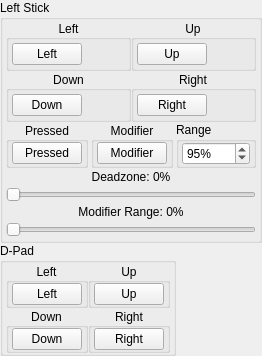
         <widget class="QWidget" name="bottomLeft" native="true">
          <layout class="QVBoxLayout" name="bottomLeftLayout" stretch="0,0,0">
           <property name="spacing">
            <number>0</number>
           </property>
           <property name="sizeConstraint">
            <enum>QLayout::SizeConstraint::SetDefaultConstraint</enum>
           </property>
           <property name="leftMargin">
            <number>0</number>
           </property>
           <property name="topMargin">
            <number>0</number>
           </property>
           <property name="rightMargin">
            <number>0</number>
           </property>
           <property name="bottomMargin">
            <number>0</number>
           </property>
           <item>
            <widget class="QGroupBox" name="LStick">
             <property name="sizePolicy">
              <sizepolicy hsizetype="Fixed" vsizetype="Fixed">
               <horstretch>0</horstretch>
               <verstretch>0</verstretch>
              </sizepolicy>
             </property>
             <property name="title">
              <string>Left Stick</string>
             </property>
             <property name="alignment">
              <set>Qt::AlignmentFlag::AlignLeading|Qt::AlignmentFlag::AlignLeft|Qt::AlignmentFlag::AlignTop</set>
             </property>
             <layout class="QVBoxLayout" name="verticalLayout_3">
              <property name="spacing">
               <number>0</number>
              </property>
              <property name="sizeConstraint">
               <enum>QLayout::SizeConstraint::SetDefaultConstraint</enum>
              </property>
              <property name="leftMargin">
               <number>3</number>
              </property>
              <property name="topMargin">
               <number>0</number>
              </property>
              <property name="rightMargin">
               <number>3</number>
              </property>
              <property name="bottomMargin">
               <number>0</number>
              </property>
              <item>
               <widget class="QWidget" name="LStickDirectionsWidget" native="true">
                <layout class="QGridLayout" name="gridLayout">
                 <property name="leftMargin">
                  <number>0</number>
                 </property>
                 <property name="topMargin">
                  <number>0</number>
                 </property>
                 <property name="rightMargin">
                  <number>0</number>
                 </property>
                 <property name="bottomMargin">
                  <number>0</number>
                 </property>
                 <property name="spacing">
                  <number>0</number>
                 </property>
                 <item row="1" column="0">
                  <widget class="QGroupBox" name="buttonLStickDownGroup">
                   <property name="title">
                    <string>Down</string>
                   </property>
                   <property name="alignment">
                    <set>Qt::AlignmentFlag::AlignCenter</set>
                   </property>
                   <layout class="QVBoxLayout" name="buttonLStickDownVerticalLayout">
                    <property name="spacing">
                     <number>0</number>
                    </property>
                    <property name="leftMargin">
                     <number>3</number>
                    </property>
                    <property name="topMargin">
                     <number>3</number>
                    </property>
                    <property name="rightMargin">
                     <number>3</number>
                    </property>
                    <property name="bottomMargin">
                     <number>3</number>
                    </property>
                    <item>
                     <widget class="QPushButton" name="buttonLStickDown">
                      <property name="minimumSize">
                       <size>
                        <width>70</width>
                        <height>0</height>
                       </size>
                      </property>
                      <property name="maximumSize">
                       <size>
                        <width>68</width>
                        <height>16777215</height>
                       </size>
                      </property>
                      <property name="styleSheet">
                       <string notr="true">min-width: 68px;</string>
                      </property>
                      <property name="text">
                       <string>Down</string>
                      </property>
                     </widget>
                    </item>
                   </layout>
                  </widget>
                 </item>
                 <item row="1" column="1">
                  <widget class="QGroupBox" name="buttonLStickRightGroup">
                   <property name="title">
                    <string>Right</string>
                   </property>
                   <property name="alignment">
                    <set>Qt::AlignmentFlag::AlignCenter</set>
                   </property>
                   <layout class="QVBoxLayout" name="buttonLStickRightVerticalLayout">
                    <property name="spacing">
                     <number>0</number>
                    </property>
                    <property name="leftMargin">
                     <number>3</number>
                    </property>
                    <property name="topMargin">
                     <number>3</number>
                    </property>
                    <property name="rightMargin">
                     <number>3</number>
                    </property>
                    <property name="bottomMargin">
                     <number>3</number>
                    </property>
                    <item>
                     <widget class="QPushButton" name="buttonLStickRight">
                      <property name="minimumSize">
                       <size>
                        <width>70</width>
                        <height>0</height>
                       </size>
                      </property>
                      <property name="maximumSize">
                       <size>
                        <width>68</width>
                        <height>16777215</height>
                       </size>
                      </property>
                      <property name="styleSheet">
                       <string notr="true">min-width: 68px;</string>
                      </property>
                      <property name="text">
                       <string>Right</string>
                      </property>
                     </widget>
                    </item>
                   </layout>
                  </widget>
                 </item>
                 <item row="0" column="0">
                  <widget class="QGroupBox" name="buttonLStickLeftGroup">
                   <property name="title">
                    <string>Left</string>
                   </property>
                   <property name="alignment">
                    <set>Qt::AlignmentFlag::AlignCenter</set>
                   </property>
                   <layout class="QVBoxLayout" name="buttonLStickLeftVerticalLayout">
                    <property name="spacing">
                     <number>0</number>
                    </property>
                    <property name="leftMargin">
                     <number>3</number>
                    </property>
                    <property name="topMargin">
                     <number>3</number>
                    </property>
                    <property name="rightMargin">
                     <number>3</number>
                    </property>
                    <property name="bottomMargin">
                     <number>3</number>
                    </property>
                    <item>
                     <widget class="QPushButton" name="buttonLStickLeft">
                      <property name="minimumSize">
                       <size>
                        <width>70</width>
                        <height>0</height>
                       </size>
                      </property>
                      <property name="maximumSize">
                       <size>
                        <width>68</width>
                        <height>16777215</height>
                       </size>
                      </property>
                      <property name="styleSheet">
                       <string notr="true">min-width: 68px;</string>
                      </property>
                      <property name="text">
                       <string>Left</string>
                      </property>
                     </widget>
                    </item>
                   </layout>
                  </widget>
                 </item>
                 <item row="0" column="1">
                  <widget class="QGroupBox" name="buttonLStickUpGroup">
                   <property name="title">
                    <string>Up</string>
                   </property>
                   <property name="alignment">
                    <set>Qt::AlignmentFlag::AlignCenter</set>
                   </property>
                   <property name="flat">
                    <bool>false</bool>
                   </property>
                   <layout class="QVBoxLayout" name="buttonLStickUpVerticalLayout">
                    <property name="spacing">
                     <number>0</number>
                    </property>
                    <property name="leftMargin">
                     <number>3</number>
                    </property>
                    <property name="topMargin">
                     <number>3</number>
                    </property>
                    <property name="rightMargin">
                     <number>3</number>
                    </property>
                    <property name="bottomMargin">
                     <number>3</number>
                    </property>
                    <item>
                     <widget class="QPushButton" name="buttonLStickUp">
                      <property name="minimumSize">
                       <size>
                        <width>70</width>
                        <height>0</height>
                       </size>
                      </property>
                      <property name="maximumSize">
                       <size>
                        <width>68</width>
                        <height>16777215</height>
                       </size>
                      </property>
                      <property name="styleSheet">
                       <string notr="true">min-width: 68px;</string>
                      </property>
                      <property name="text">
                       <string>Up</string>
                      </property>
                     </widget>
                    </item>
                   </layout>
                  </widget>
                 </item>
                </layout>
               </widget>
              </item>
              <item>
               <layout class="QHBoxLayout" name="buttonLStickPressedModifierHorizontalLayout">
                <property name="spacing">
                 <number>3</number>
                </property>
                <item alignment="Qt::AlignmentFlag::AlignHCenter">
                 <widget class="QGroupBox" name="buttonLStickPressedGroup">
                  <property name="title">
                   <string>Pressed</string>
                  </property>
                  <property name="alignment">
                   <set>Qt::AlignmentFlag::AlignCenter</set>
                  </property>
                  <layout class="QVBoxLayout" name="buttonLStickPressedVerticalLayout" stretch="0">
                   <property name="spacing">
                    <number>0</number>
                   </property>
                   <property name="leftMargin">
                    <number>3</number>
                   </property>
                   <property name="topMargin">
                    <number>0</number>
                   </property>
                   <property name="rightMargin">
                    <number>3</number>
                   </property>
                   <property name="bottomMargin">
                    <number>0</number>
                   </property>
                   <item>
                    <widget class="QPushButton" name="buttonLStick">
                     <property name="minimumSize">
                      <size>
                       <width>70</width>
                       <height>0</height>
                      </size>
                     </property>
                     <property name="maximumSize">
                      <size>
                       <width>68</width>
                       <height>16777215</height>
                      </size>
                     </property>
                     <property name="styleSheet">
                      <string notr="true">min-width: 68px;</string>
                     </property>
                     <property name="text">
                      <string>Pressed</string>
                     </property>
                    </widget>
                   </item>
                  </layout>
                 </widget>
                </item>
                <item alignment="Qt::AlignmentFlag::AlignHCenter">
                 <widget class="QGroupBox" name="buttonLStickModGroup">
                  <property name="title">
                   <string>Modifier</string>
                  </property>
                  <property name="alignment">
                   <set>Qt::AlignmentFlag::AlignCenter</set>
                  </property>
                  <layout class="QVBoxLayout" name="buttonLStickModVerticalLayout">
                   <property name="spacing">
                    <number>0</number>
                   </property>
                   <property name="leftMargin">
                    <number>3</number>
                   </property>
                   <property name="topMargin">
                    <number>0</number>
                   </property>
                   <property name="rightMargin">
                    <number>3</number>
                   </property>
                   <property name="bottomMargin">
                    <number>0</number>
                   </property>
                   <item>
                    <widget class="QPushButton" name="buttonLStickMod">
                     <property name="minimumSize">
                      <size>
                       <width>70</width>
                       <height>0</height>
                      </size>
                     </property>
                     <property name="maximumSize">
                      <size>
                       <width>68</width>
                       <height>16777215</height>
                      </size>
                     </property>
                     <property name="styleSheet">
                      <string notr="true">min-width: 68px;</string>
                     </property>
                     <property name="text">
                      <string>Modifier</string>
                     </property>
                    </widget>
                   </item>
                  </layout>
                 </widget>
                </item>
                <item>
                 <widget class="QGroupBox" name="buttonLStickRangeGroup">
                  <property name="title">
                   <string>Range</string>
                  </property>
                  <layout class="QHBoxLayout" name="buttonLStickRangeGroupHorizontalLayout">
                   <property name="spacing">
                    <number>0</number>
                   </property>
                   <property name="leftMargin">
                    <number>3</number>
                   </property>
                   <property name="topMargin">
                    <number>0</number>
                   </property>
                   <property name="rightMargin">
                    <number>3</number>
                   </property>
                   <property name="bottomMargin">
                    <number>0</number>
                   </property>
                   <item>
                    <widget class="QSpinBox" name="spinboxLStickRange">
                     <property name="toolTip">
                      <string>Range of the left stick. Lower values reduce how far the stick reports.</string>
                     </property>
                     <property name="minimumSize">
                      <size>
                       <width>68</width>
                       <height>21</height>
                      </size>
                     </property>
                     <property name="maximumSize">
                      <size>
                       <width>68</width>
                       <height>16777215</height>
                      </size>
                     </property>
                     <property name="suffix">
                      <string>%</string>
                     </property>
                     <property name="minimum">
                      <number>25</number>
                     </property>
                     <property name="maximum">
                      <number>150</number>
                     </property>
                     <property name="value">
                      <number>95</number>
                     </property>
                    </widget>
                   </item>
                  </layout>
                 </widget>
                </item>
               </layout>
              </item>
              <item>
               <layout class="QVBoxLayout" name="sliderLStickDeadzoneModifierRangeVerticalLayout">
                <property name="spacing">
                 <number>3</number>
                </property>
                <property name="sizeConstraint">
                 <enum>QLayout::SizeConstraint::SetDefaultConstraint</enum>
                </property>
                <property name="leftMargin">
                 <number>0</number>
                </property>
                <property name="topMargin">
                 <number>2</number>
                </property>
                <property name="rightMargin">
                 <number>0</number>
                </property>
                <property name="bottomMargin">
                 <number>3</number>
                </property>
                <item>
                 <layout class="QHBoxLayout" name="sliderLStickDeadzoneHorizontalLayout">
                  <item>
                   <widget class="QLabel" name="labelLStickDeadzone">
                    <property name="text">
                     <string>Deadzone: 0%</string>
                    </property>
                    <property name="alignment">
                     <set>Qt::AlignmentFlag::AlignHCenter</set>
                    </property>
                   </widget>
                  </item>
                 </layout>
                </item>
                <item>
                 <widget class="QSlider" name="sliderLStickDeadzone">
                  <property name="toolTip">
                   <string>Deadzone of the left stick. Movements smaller than this value are ignored.</string>
                  </property>
                  <property name="maximum">
                   <number>100</number>
                  </property>
                  <property name="orientation">
                   <enum>Qt::Orientation::Horizontal</enum>
                  </property>
                 </widget>
                </item>
                <item>
                 <layout class="QHBoxLayout" name="sliderLStickModifierRangeHorizontalLayout">
                  <item>
                   <widget class="QLabel" name="labelLStickModifierRange">
                    <property name="text">
                     <string>Modifier Range: 0%</string>
                    </property>
                    <property name="alignment">
                     <set>Qt::AlignmentFlag::AlignHCenter</set>
                    </property>
                   </widget>
                  </item>
                 </layout>
                </item>
                <item>
                 <widget class="QSlider" name="sliderLStickModifierRange">
                  <property name="toolTip">
                   <string>Range of the left stick while the modifier button is held.</string>
                  </property>
                  <property name="maximum">
                   <number>100</number>
                  </property>
                  <property name="orientation">
                   <enum>Qt::Orientation::Horizontal</enum>
                  </property>
                 </widget>
                </item>
               </layout>
              </item>
             </layout>
            </widget>
           </item>
           <item>
            <widget class="QGroupBox" name="Dpad">
             <property name="sizePolicy">
              <sizepolicy hsizetype="Fixed" vsizetype="Fixed">
               <horstretch>0</horstretch>
               <verstretch>0</verstretch>
              </sizepolicy>
             </property>
             <property name="title">
              <string>D-Pad</string>
             </property>
             <property name="flat">
              <bool>false</bool>
             </property>
             <property name="checkable">
              <bool>false</bool>
             </property>
             <layout class="QVBoxLayout" name="verticalLayout_5">
              <property name="spacing">
               <number>0</number>
              </property>
              <property name="leftMargin">
               <number>3</number>
              </property>
              <property name="topMargin">
               <number>0</number>
              </property>
              <property name="rightMargin">
               <number>3</number>
              </property>
              <property name="bottomMargin">
               <number>0</number>
              </property>
              <item>
               <widget class="QWidget" name="dpadDirectionsWidget" native="true">
                <layout class="QGridLayout" name="gridLayout_2">
                 <property name="leftMargin">
                  <number>0</number>
                 </property>
                 <property name="topMargin">
                  <number>0</number>
                 </property>
                 <property name="rightMargin">
                  <number>0</number>
                 </property>
                 <property name="bottomMargin">
                  <number>0</number>
                 </property>
                 <property name="spacing">
                  <number>0</number>
                 </property>
                 <item row="1" column="0">
                  <widget class="QGroupBox" name="buttonDpadDownGroup">
                   <property name="title">
                    <string>Down</string>
                   </property>
                   <property name="alignment">
                    <set>Qt::AlignmentFlag::AlignCenter</set>
                   </property>
                   <layout class="QVBoxLayout" name="buttonDpadDownVerticalLayout">
                    <property name="spacing">
                     <number>0</number>
                    </property>
                    <property name="leftMargin">
                     <number>3</number>
                    </property>
                    <property name="topMargin">
                     <number>0</number>
                    </property>
                    <property name="rightMargin">
                     <number>3</number>
                    </property>
                    <property name="bottomMargin">
                     <number>0</number>
                    </property>
                    <item>
                     <widget class="QPushButton" name="buttonDpadDown">
                      <property name="minimumSize">
                       <size>
                        <width>70</width>
                        <height>0</height>
                       </size>
                      </property>
                      <property name="maximumSize">
                       <size>
                        <width>68</width>
                        <height>16777215</height>
                       </size>
                      </property>
                      <property name="styleSheet">
                       <string notr="true">min-width: 68px;</string>
                      </property>
                      <property name="text">
                       <string>Down</string>
                      </property>
                     </widget>
                    </item>
                   </layout>
                  </widget>
                 </item>
                 <item row="0" column="0">
                  <widget class="QGroupBox" name="buttonDpadLeftGroup">
                   <property name="title">
                    <string>Left</string>
                   </property>
                   <property name="alignment">
                    <set>Qt::AlignmentFlag::AlignCenter</set>
                   </property>
                   <layout class="QVBoxLayout" name="buttonDpadLeftVerticalLayout">
                    <property name="spacing">
                     <number>0</number>
                    </property>
                    <property name="leftMargin">
                     <number>3</number>
                    </property>
                    <property name="topMargin">
                     <number>0</number>
                    </property>
                    <property name="rightMargin">
                     <number>3</number>
                    </property>
                    <property name="bottomMargin">
                     <number>0</number>
                    </property>
                    <item>
                     <widget class="QPushButton" name="buttonDpadLeft">
                      <property name="minimumSize">
                       <size>
                        <width>70</width>
                        <height>0</height>
                       </size>
                      </property>
                      <property name="maximumSize">
                       <size>
                        <width>68</width>
                        <height>16777215</height>
                       </size>
                      </property>
                      <property name="styleSheet">
                       <string notr="true">min-width: 68px;</string>
                      </property>
                      <property name="text">
                       <string>Left</string>
                      </property>
                     </widget>
                    </item>
                   </layout>
                  </widget>
                 </item>
                 <item row="1" column="1">
                  <widget class="QGroupBox" name="buttonDpadRightGroup">
                   <property name="title">
                    <string>Right</string>
                   </property>
                   <property name="alignment">
                    <set>Qt::AlignmentFlag::AlignCenter</set>
                   </property>
                   <layout class="QVBoxLayout" name="buttonDpadRightVerticalLayout">
                    <property name="spacing">
                     <number>0</number>
                    </property>
                    <property name="leftMargin">
                     <number>3</number>
                    </property>
                    <property name="topMargin">
                     <number>0</number>
                    </property>
                    <property name="rightMargin">
                     <number>3</number>
                    </property>
                    <property name="bottomMargin">
                     <number>0</number>
                    </property>
                    <item>
                     <widget class="QPushButton" name="buttonDpadRight">
                      <property name="minimumSize">
                       <size>
                        <width>70</width>
                        <height>0</height>
                       </size>
                      </property>
                      <property name="maximumSize">
                       <size>
                        <width>68</width>
                        <height>16777215</height>
                       </size>
                      </property>
                      <property name="styleSheet">
                       <string notr="true">min-width: 68px;</string>
                      </property>
                      <property name="text">
                       <string>Right</string>
                      </property>
                     </widget>
                    </item>
                   </layout>
                  </widget>
                 </item>
                 <item row="0" column="1">
                  <widget class="QGroupBox" name="buttonDpadUpGroup">
                   <property name="title">
                    <string>Up</string>
                   </property>
                   <property name="alignment">
                    <set>Qt::AlignmentFlag::AlignCenter</set>
                   </property>
                   <layout class="QVBoxLayout" name="buttonDpadUpVerticalLayout">
                    <property name="spacing">
                     <number>0</number>
                    </property>
                    <property name="leftMargin">
                     <number>3</number>
                    </property>
                    <property name="topMargin">
                     <number>0</number>
                    </property>
                    <property name="rightMargin">
                     <number>3</number>
                    </property>
                    <property name="bottomMargin">
                     <number>0</number>
                    </property>
                    <item>
                     <widget class="QPushButton" name="buttonDpadUp">
                      <property name="minimumSize">
                       <size>
                        <width>70</width>
                        <height>0</height>
                       </size>
                      </property>
                      <property name="maximumSize">
                       <size>
                        <width>68</width>
                        <height>16777215</height>
                       </size>
                      </property>
                      <property name="styleSheet">
                       <string notr="true">min-width: 68px;</string>
                      </property>
                      <property name="text">
                       <string>Up</string>
                      </property>
                     </widget>
                    </item>
                   </layout>
                  </widget>
                 </item>
                </layout>
               </widget>
              </item>
             </layout>
            </widget>
           </item>
           <item>
            <spacer name="verticalSpacerBottomLeft_2">
             <property name="orientation">
              <enum>Qt::Orientation::Vertical</enum>
             </property>
             <property name="sizeHint" stdset="0">
              <size>
               <width>20</width>
               <height>0</height>
              </size>
             </property>
            </spacer>
           </item>
          </layout>
         </widget>
